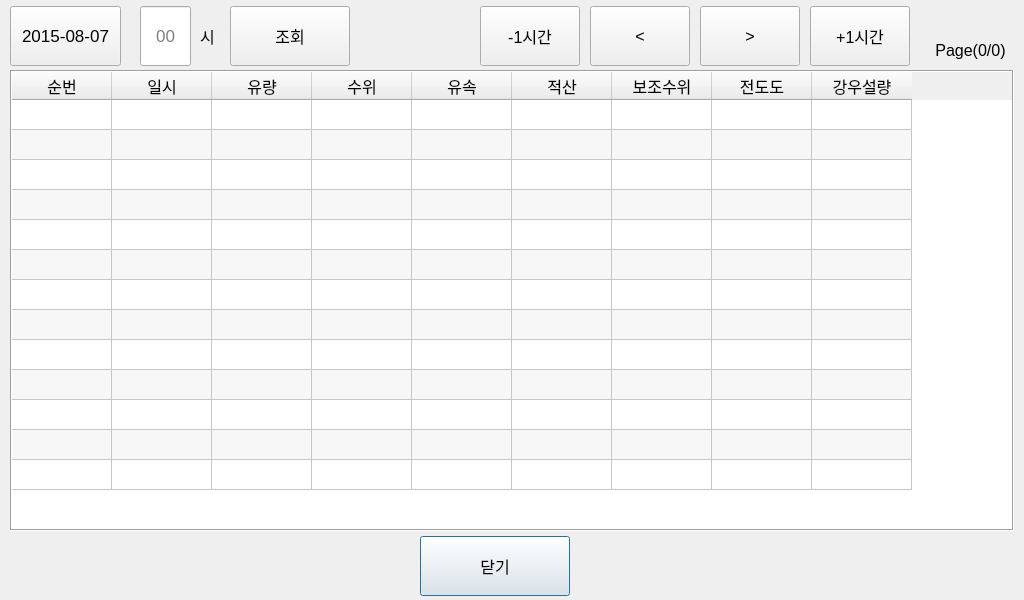
<?xml version="1.0" encoding="UTF-8"?>
<ui version="4.0">
 <class>CEpsLog</class>
 <widget class="QDialog" name="CEpsLog">
  <property name="geometry">
   <rect>
    <x>0</x>
    <y>0</y>
    <width>1024</width>
    <height>600</height>
   </rect>
  </property>
  <property name="font">
   <font>
    <pointsize>12</pointsize>
   </font>
  </property>
  <property name="windowTitle">
   <string>Dialog</string>
  </property>
  <widget class="QPushButton" name="btnclose">
   <property name="geometry">
    <rect>
     <x>420</x>
     <y>536</y>
     <width>150</width>
     <height>60</height>
    </rect>
   </property>
   <property name="palette">
    <palette>
     <active>
      <colorrole role="AlternateBase">
       <brush brushstyle="SolidPattern">
        <color alpha="255">
         <red>0</red>
         <green>255</green>
         <blue>255</blue>
        </color>
       </brush>
      </colorrole>
     </active>
     <inactive>
      <colorrole role="AlternateBase">
       <brush brushstyle="SolidPattern">
        <color alpha="255">
         <red>0</red>
         <green>255</green>
         <blue>255</blue>
        </color>
       </brush>
      </colorrole>
     </inactive>
     <disabled>
      <colorrole role="AlternateBase">
       <brush brushstyle="SolidPattern">
        <color alpha="255">
         <red>0</red>
         <green>255</green>
         <blue>255</blue>
        </color>
       </brush>
      </colorrole>
     </disabled>
    </palette>
   </property>
   <property name="font">
    <font>
     <family>Academy Engraved LET</family>
     <pointsize>12</pointsize>
    </font>
   </property>
   <property name="text">
    <string>닫기</string>
   </property>
  </widget>
  <widget class="QLabel" name="labelPage">
   <property name="geometry">
    <rect>
     <x>920</x>
     <y>10</y>
     <width>101</width>
     <height>50</height>
    </rect>
   </property>
   <property name="text">
    <string>Page(0/0)</string>
   </property>
   <property name="alignment">
    <set>Qt::AlignBottom|Qt::AlignHCenter</set>
   </property>
  </widget>
  <widget class="QPushButton" name="btnInq">
   <property name="geometry">
    <rect>
     <x>230</x>
     <y>6</y>
     <width>120</width>
     <height>60</height>
    </rect>
   </property>
   <property name="font">
    <font>
     <pointsize>12</pointsize>
    </font>
   </property>
   <property name="text">
    <string>조회</string>
   </property>
  </widget>
  <widget class="QTableWidget" name="tableDump">
   <property name="geometry">
    <rect>
     <x>10</x>
     <y>70</y>
     <width>1004</width>
     <height>461</height>
    </rect>
   </property>
   <property name="font">
    <font>
     <family>나눔고딕_코딩</family>
     <pointsize>12</pointsize>
    </font>
   </property>
   <property name="frameShape">
    <enum>QFrame::Box</enum>
   </property>
   <property name="editTriggers">
    <set>QAbstractItemView::NoEditTriggers</set>
   </property>
   <property name="alternatingRowColors">
    <bool>true</bool>
   </property>
   <property name="selectionMode">
    <enum>QAbstractItemView::SingleSelection</enum>
   </property>
   <property name="selectionBehavior">
    <enum>QAbstractItemView::SelectRows</enum>
   </property>
   <property name="rowCount">
    <number>13</number>
   </property>
   <attribute name="verticalHeaderVisible">
    <bool>false</bool>
   </attribute>
   <row/>
   <row/>
   <row/>
   <row/>
   <row/>
   <row/>
   <row/>
   <row/>
   <row/>
   <row/>
   <row/>
   <row/>
   <row/>
   <column>
    <property name="text">
     <string>순번</string>
    </property>
    <property name="font">
     <font>
      <pointsize>12</pointsize>
     </font>
    </property>
   </column>
   <column>
    <property name="text">
     <string>일시</string>
    </property>
    <property name="font">
     <font>
      <pointsize>12</pointsize>
     </font>
    </property>
   </column>
   <column>
    <property name="text">
     <string>유량</string>
    </property>
    <property name="font">
     <font>
      <pointsize>12</pointsize>
     </font>
    </property>
   </column>
   <column>
    <property name="text">
     <string>수위</string>
    </property>
    <property name="font">
     <font>
      <pointsize>12</pointsize>
     </font>
    </property>
   </column>
   <column>
    <property name="text">
     <string>유속</string>
    </property>
    <property name="font">
     <font>
      <pointsize>12</pointsize>
     </font>
    </property>
   </column>
   <column>
    <property name="text">
     <string>적산</string>
    </property>
    <property name="font">
     <font>
      <pointsize>12</pointsize>
     </font>
    </property>
   </column>
   <column>
    <property name="text">
     <string>보조수위</string>
    </property>
    <property name="font">
     <font>
      <pointsize>12</pointsize>
     </font>
    </property>
   </column>
   <column>
    <property name="text">
     <string>전도도</string>
    </property>
    <property name="font">
     <font>
      <pointsize>12</pointsize>
     </font>
    </property>
   </column>
   <column>
    <property name="text">
     <string>강우설량</string>
    </property>
    <property name="font">
     <font>
      <pointsize>12</pointsize>
     </font>
    </property>
   </column>
  </widget>
  <widget class="QPushButton" name="btnNext">
   <property name="geometry">
    <rect>
     <x>700</x>
     <y>6</y>
     <width>100</width>
     <height>60</height>
    </rect>
   </property>
   <property name="text">
    <string>&gt;</string>
   </property>
  </widget>
  <widget class="QPushButton" name="btnPre">
   <property name="geometry">
    <rect>
     <x>590</x>
     <y>6</y>
     <width>100</width>
     <height>60</height>
    </rect>
   </property>
   <property name="text">
    <string>&lt;</string>
   </property>
  </widget>
  <widget class="QPushButton" name="btnFromDate">
   <property name="geometry">
    <rect>
     <x>10</x>
     <y>6</y>
     <width>111</width>
     <height>60</height>
    </rect>
   </property>
   <property name="font">
    <font>
     <pointsize>13</pointsize>
    </font>
   </property>
   <property name="text">
    <string>2015-08-07</string>
   </property>
  </widget>
  <widget class="QPushButton" name="btnLast">
   <property name="geometry">
    <rect>
     <x>810</x>
     <y>6</y>
     <width>100</width>
     <height>60</height>
    </rect>
   </property>
   <property name="text">
    <string>+1시간</string>
   </property>
  </widget>
  <widget class="QPushButton" name="btnFirst">
   <property name="geometry">
    <rect>
     <x>480</x>
     <y>6</y>
     <width>100</width>
     <height>60</height>
    </rect>
   </property>
   <property name="text">
    <string>-1시간</string>
   </property>
  </widget>
  <widget class="NumEdit" name="editHour">
   <property name="geometry">
    <rect>
     <x>140</x>
     <y>6</y>
     <width>51</width>
     <height>60</height>
    </rect>
   </property>
   <property name="font">
    <font>
     <pointsize>13</pointsize>
    </font>
   </property>
   <property name="alignment">
    <set>Qt::AlignCenter</set>
   </property>
   <property name="placeholderText">
    <string>00</string>
   </property>
  </widget>
  <widget class="QLabel" name="label">
   <property name="geometry">
    <rect>
     <x>200</x>
     <y>6</y>
     <width>21</width>
     <height>60</height>
    </rect>
   </property>
   <property name="font">
    <font>
     <pointsize>12</pointsize>
    </font>
   </property>
   <property name="text">
    <string>시</string>
   </property>
  </widget>
 </widget>
 <customwidgets>
  <customwidget>
   <class>NumEdit</class>
   <extends>QLineEdit</extends>
   <header location="global">numedit.h</header>
  </customwidget>
 </customwidgets>
 <resources/>
 <connections>
  <connection>
   <sender>btnclose</sender>
   <signal>clicked()</signal>
   <receiver>CEpsLog</receiver>
   <slot>reject()</slot>
   <hints>
    <hint type="sourcelabel">
     <x>510</x>
     <y>565</y>
    </hint>
    <hint type="destinationlabel">
     <x>511</x>
     <y>299</y>
    </hint>
   </hints>
  </connection>
 </connections>
</ui>
